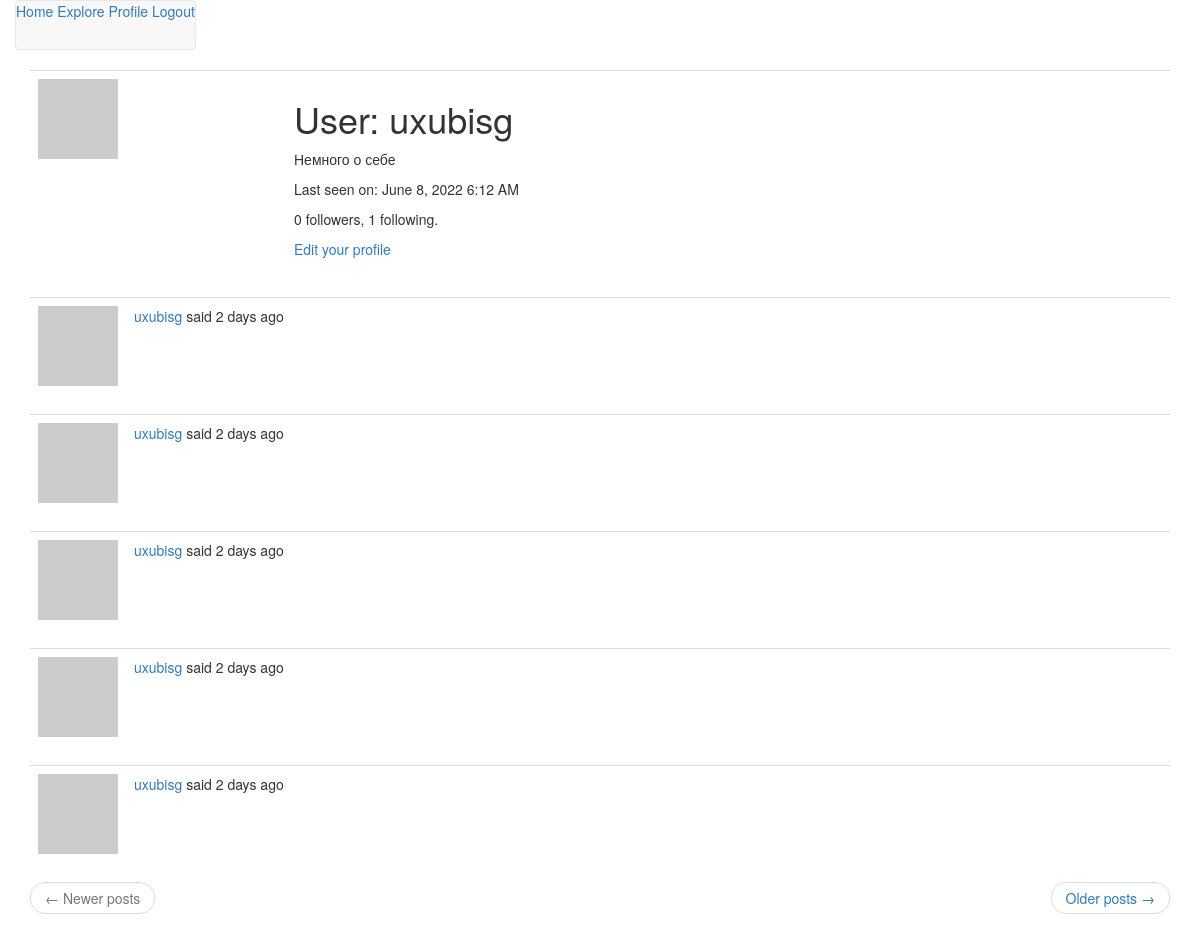
Before: /user/uxubisg (signed in) with the older database file.
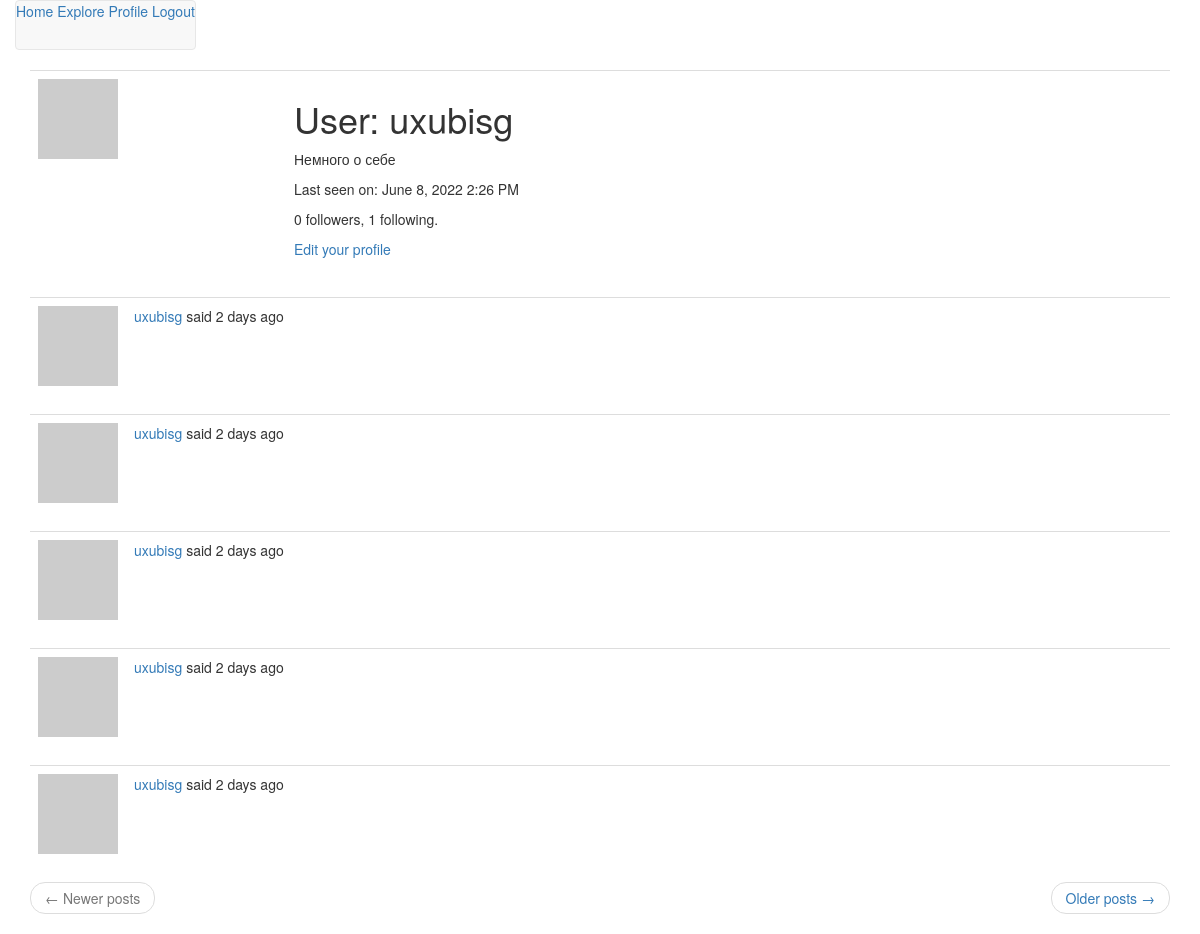
After: the same page with the newer database file.
### app/models.py (models this page shows, shortened)
class User(UserMixin, db.Model):
    id = db.Column(db.Integer, primary_key=True)
    username = db.Column(db.String(64), index=True, unique=True)
    email = db.Column(db.String(120), index=True, unique=True)
    password_hash = db.Column(db.String(128))
    posts = db.relationship('Post', backref='author', lazy='dynamic')
    about_me = db.Column(db.String(140))
    last_seen = db.Column(db.DateTime, default=datetime.utcnow)
    followed = db.relationship(
        'User', secondary=followers,
        primaryjoin=(followers.c.follower_id == id),
        secondaryjoin=(followers.c.followed_id == id),
        backref=db.backref('followers', lazy='dynamic'), lazy='dynamic')
    def avatar(self, size):
        digest = md5(self.email.lower().encode('utf-8')).hexdigest()
        return 'https://www.gravatar.com/avatar/{}?d=identicon&s={}'.format(
            digest, size)

class SearchableMixin(object):
    @classmethod
    def before_commit(cls, session):
        session._changes = {
            'add': list(session.new),
            'update': list(session.dirty),
            'delete': list(session.deleted)
        }
    @classmethod
    def after_commit(cls, session):
        for obj in session._changes['add']:
            if isinstance(obj, SearchableMixin):
                add_to_index(obj.__tablename__, obj)
        for obj in session._changes['update']:
            if isinstance(obj, SearchableMixin):
                add_to_index(obj.__tablename__, obj)
        for obj in session._changes['delete']:
            if isinstance(obj, SearchableMixin):
                remove_from_index(obj.__tablename__, obj)
        session._changes = None

class Post(SearchableMixin, db.Model):
    __searchable__ = ['body']
    id = db.Column(db.Integer, primary_key=True)
    body = db.Column(db.String(140))
    timestamp = db.Column(db.DateTime, index=True, default=datetime.utcnow)
    user_id = db.Column(db.Integer, db.ForeignKey('user.id'))
    language = db.Column(db.String(5))

### app/routes.py (the view)
@application.route('/user/<username>')
@login_required
def user(username):
    user = User.query.filter_by(username=username).first_or_404()
    page = request.args.get('page', 1, type=int)
    posts = user.posts.order_by(Post.timestamp.desc()).paginate(
        page, application.config['POSTS_PER_PAGE'], False)
    next_url = url_for('user', username=user.username, page=posts.next_num) \
        if posts.has_next else None
    prev_url = url_for('user', username=user.username, page=posts.prev_num) \
        if posts.has_prev else None
    return render_template('user.html', user=user, posts=posts.items,
                           next_url=next_url, prev_url=prev_url)

### app/models.py (called while the page is built)
@login.user_loader
def load_user(id):
    return User.query.get(int(id))

### app/routes.py (called while the page is built)
@application.before_request
def before_request():
    if current_user.is_authenticated:
        current_user.last_seen = datetime.utcnow()
        db.session.commit()
    g.locale = str(get_locale())

### app/templates/user.html (shortened to what this page needs)
{% extends "base.html" %}
{% import 'bootstrap/wtf.html' as wtf %}
{% block app_content %}
  <table class="table table-hover">
    <tr>
      <td width="256px"><img src="{{ user.avatar(256) }}"></td>
      <td>
        <h1>User: {{ user.username }}</h1>
        {% if user.about_me %}<p>{{ user.about_me }}</p>{% endif %}
        {% if user.last_seen %}<p>Last seen on: {{ moment(user.last_seen).format('LLL') }}</p>{% endif %}
        <p>{{ user.followers.count() }} followers, {{ user.followed.count() }} following.</p>
        {% if user == current_user %}
          <p><a href="{{ url_for('edit_profile') }}">Edit your profile</a></p>
        {% endif %}
      </td>
    </tr>
  </table>
  {% for post in posts %}
    {% include 'includes/_post_item.html' %}
  {% endfor %}
  <nav aria-label="...">
    <ul class="pager">
      <li class="previous{% if not prev_url %} disabled{% endif %}">
        <a href="{{ prev_url or '#' }}">
          <span aria-hidden="true">&larr;</span> Newer posts
        </a>
      </li>
      <li class="next{% if not next_url %} disabled{% endif %}">
        <a href="{{ next_url or '#' }}">
          Older posts <span aria-hidden="true">&rarr;</span>
        </a>
      </li>
    </ul>
  </nav>
{% endblock %}

### app/templates/base.html (shortened to what this page needs)
{% extends 'bootstrap/base.html' %}
{% block navbar %}
  <div class="collapse navbar-collapse" id="bs-example-navbar-collapse-1">
      <ul class="nav navbar-nav">
        <nav class="navbar navbar-default">
          {% include "includes/nav.html" %}
        </nav>
      </ul>
  </div>
{% endblock %}
{% block content %}
  <div class="container">
    {% block app_content %} {% endblock %}
  </div>
{% endblock %}

### app/templates/includes/nav.html
<div>
  <a href="{{ url_for('index') }}">Home</a>
  <a href="{{ url_for('explore') }}">Explore</a>
  {% if current_user.is_anonymous %}
    <a href="{{ url_for('login') }}">Login</a>
  {% else %}
    <a href="{{ url_for('user', username=current_user.username) }}">Profile</a>
    <a href="{{ url_for('logout') }}">Logout</a>
  {% endif %}
</div>

### app/templates/includes/_post_item.html (shortened to what this page needs)
<table class="table table-hover">
  <tr>
    <td width="70px">
      <a href="{{ url_for('user', username=post.author.username) }}">
        <img src="{{ post.author.avatar(70) }}" />
      </a>
    </td>
    <td>
      {{ _('%(username)s said %(when)s',
          username=user_link, when=moment(post.timestamp).fromNow()) }}
    </td>
  </tr>
</table>

Changed rows visible on the page:
changed User "uxubisg": last_seen "June 8, 2022 6:12 AM" → "June 8, 2022 2:26 PM"
